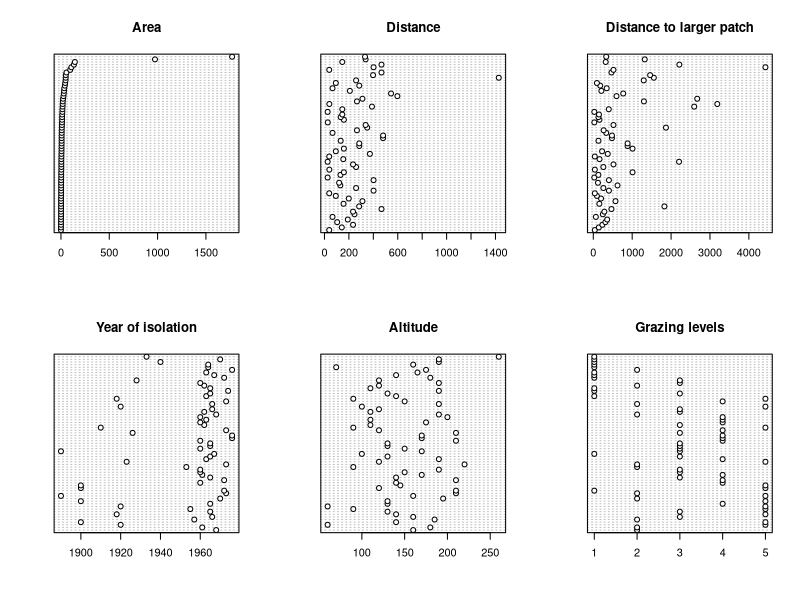
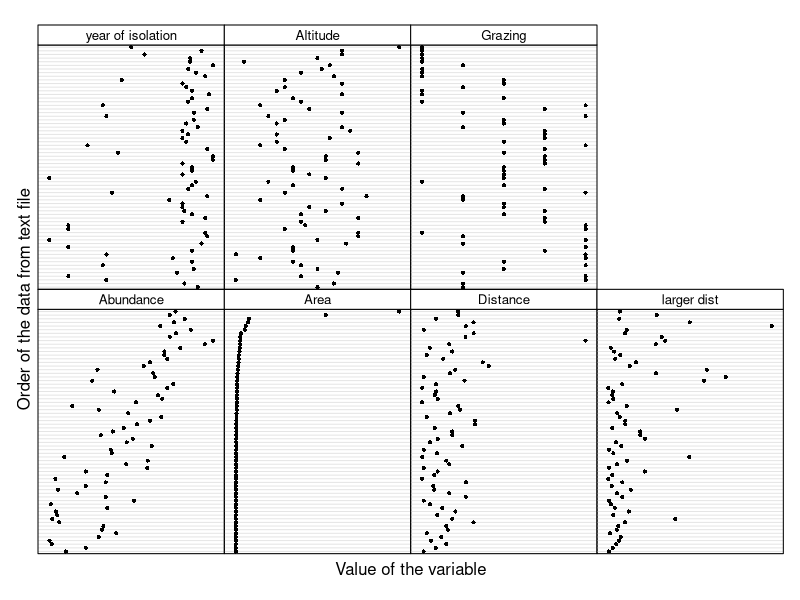
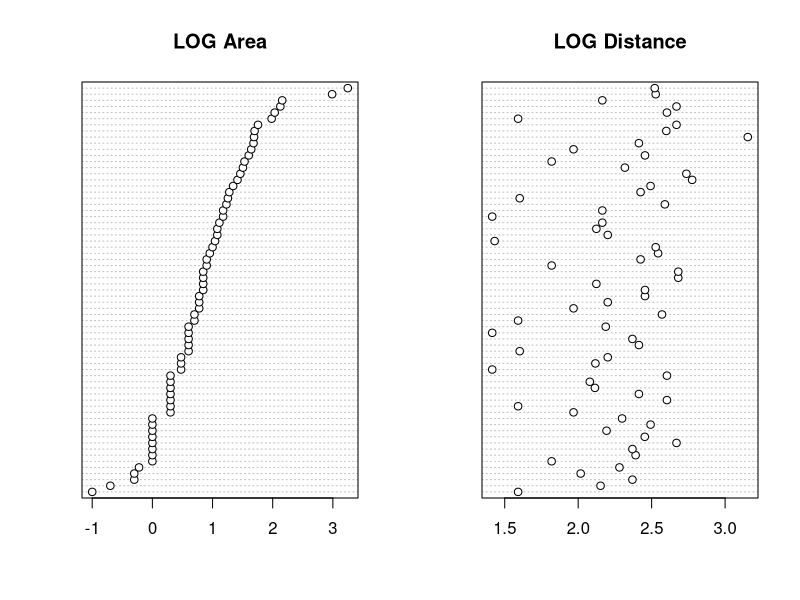
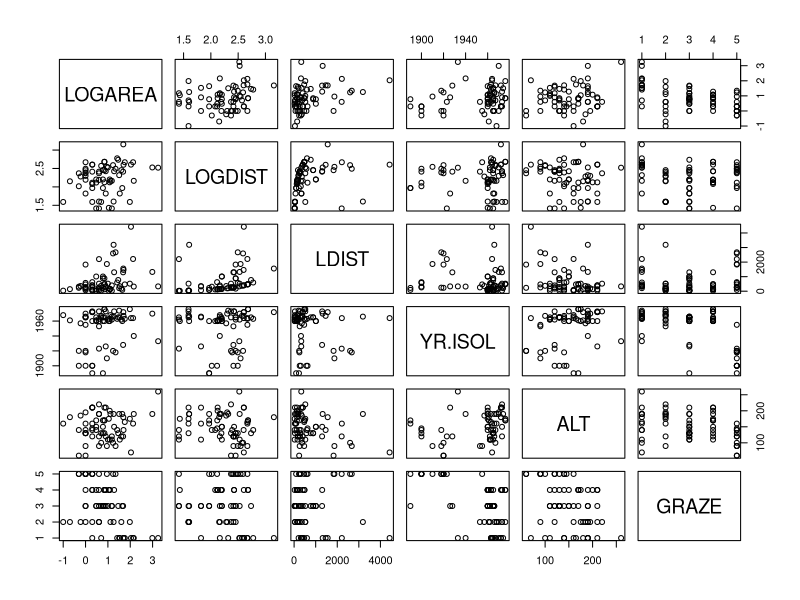
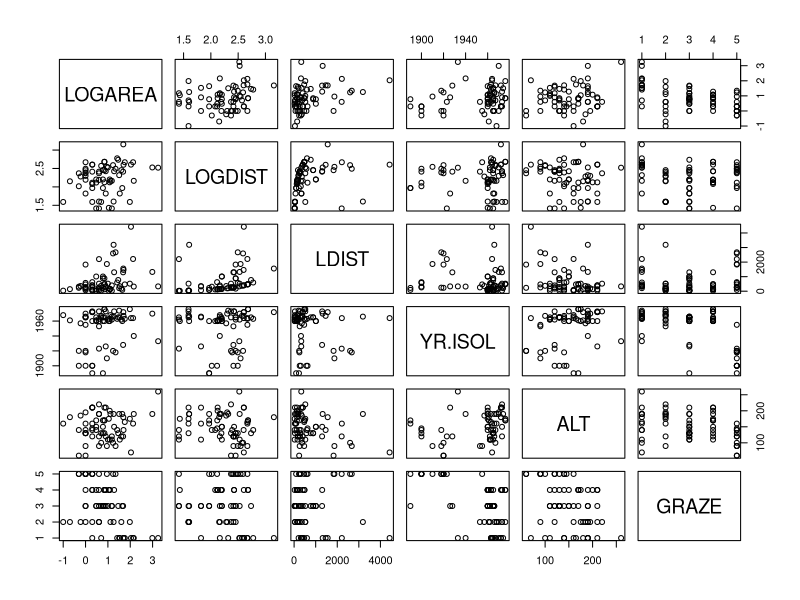
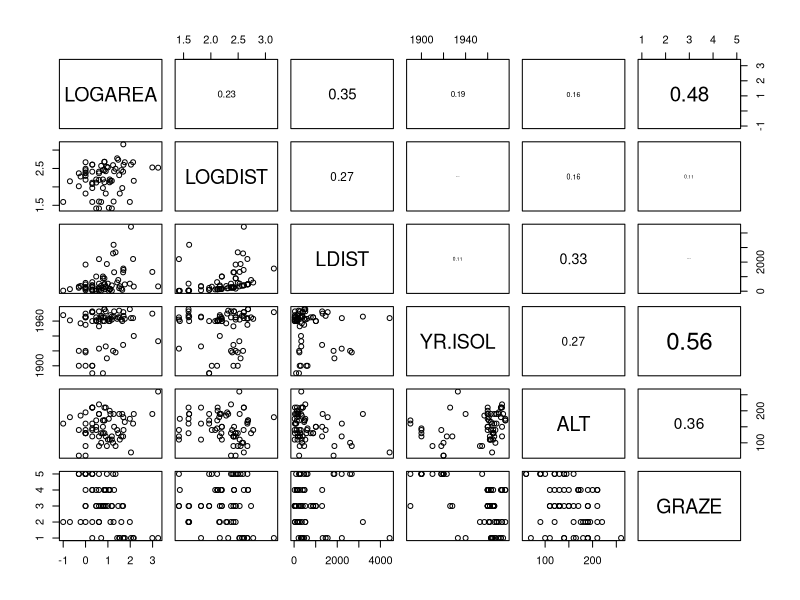
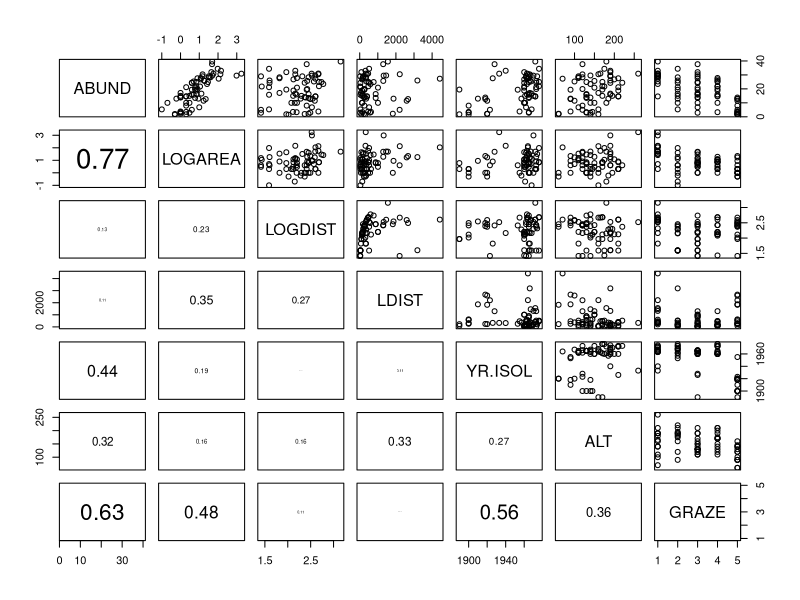
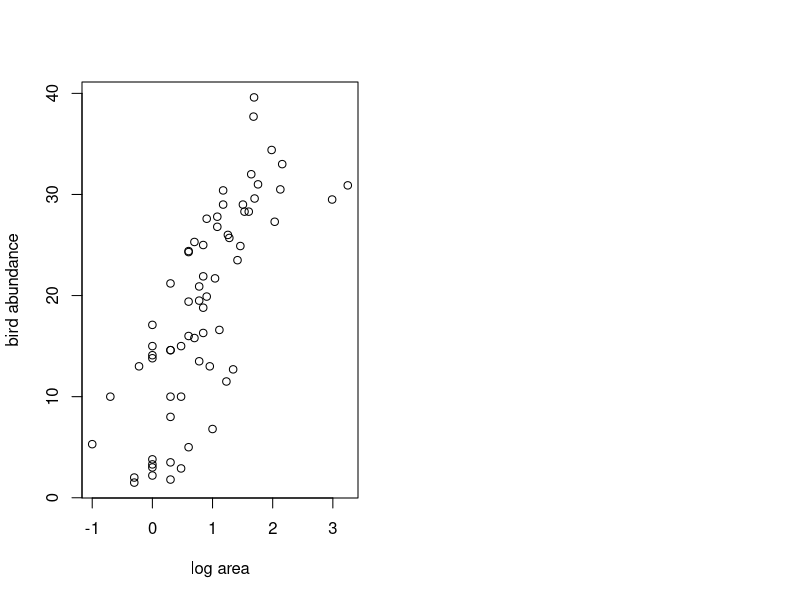

The R source for these figures, in order:
## ---- chunk 1
knitr::opts_chunk$set(echo=TRUE, message = FALSE, warning = FALSE, eval = FALSE, cache = FALSE)
SOLUTIONS <- TRUE
## ---- chunk 2
loyn <- read.table("./data/loyn.txt", header = TRUE, 
                   stringsAsFactors = TRUE)
str(loyn)

# 67 observations and 8 variables (from str())

summary(loyn)

# GRAZE is coded as numeric (i.e. 1,2,3,5)

# create a new factor variable variable FGRAZE which is a factor of GRAZE
loyn$FGRAZE <- factor(loyn$GRAZE)
## ---- chunk 3
table(loyn$FGRAZE)

# or use xtabs function
xtabs(~ FGRAZE, data = loyn)
## ---- chunk 4
# mean abundance of birds for each level of FGRAZE
tapply(loyn$ABUND, loyn$FGRAZE, mean, na.rm = TRUE)

# variance in the abundance of birds for each level of FGRAZE
tapply(loyn$ABUND, loyn$FGRAZE, var, na.rm = TRUE)

# OR use the summary function
tapply(loyn$ABUND, loyn$FGRAZE, summary, na.rm = TRUE)
## ---- chunk 5
# first split the plotting device into 2 rows
# and 3 columns
par(mfrow = c(2,3))

# now produce the plots
dotchart(loyn$AREA, main = "Area")
dotchart(loyn$DIST, main = "Distance")
dotchart(loyn$LDIST, main = "Distance to larger patch")
dotchart(loyn$YR.ISOL, main = "Year of isolation")
dotchart(loyn$ALT, main = "Altitude")
dotchart(loyn$GRAZE, main = "Grazing levels")
## ---- chunk 6
# A fancier version of a dotplot - just for fun!
Z <- cbind(loyn$ABUND, loyn$AREA, loyn$DIST,
           loyn$LDIST,loyn$YR.ISOL,loyn$ALT,
           loyn$GRAZE)

colnames(Z) <- c("Abundance", "Area","Distance",
                 "larger dist","year of isolation",
                 "Altitude", "Grazing")
                 
library(lattice)
dotplot(as.matrix(Z),
      groups=FALSE,
      strip = strip.custom(bg = 'white',
            par.strip.text = list(cex = 0.8)),
        scales = list(x = list(relation = "free"),
                      y = list(relation = "free"),
                      draw = FALSE),
        col=1, cex  =0.5, pch = 16,
        xlab = "Value of the variable",
        ylab = "Order of the data from text file")
## ---- chunk 7
# There appears to be two unusually large forest patches compared to the rest
# Also one potentially large distance in DIST
# One option would be to log10 transform AREA, DIST 
# log base 10 transform variables 

loyn$LOGAREA <- log10(loyn$AREA)
loyn$LOGDIST <- log10(loyn$DIST)

# check the dataframe
str(loyn)

# first split the plotting device into 2 rows
# and 3 columns
par(mfrow = c(1,2))

# now plot the transformed variables
dotchart(loyn$LOGAREA, main = "LOG Area")
dotchart(loyn$LOGDIST, main = "LOG Distance")
## ---- chunk 8
# Vanilla pairs plot

pairs(loyn[,c("LOGAREA", "LOGDIST", "LDIST",
               "YR.ISOL", "ALT", "GRAZE")])

# or first create a new dataframe and then use this 
# data frame with the pairs function

explan_vars <- loyn[,c("LOGAREA", "LOGDIST", "LDIST",
               "YR.ISOL", "ALT", "GRAZE")]
pairs(explan_vars)
## ---- chunk 9
# And with correlations in the upper panel

# first need to define the panel.cor function
panel.cor <- function(x, y, digits = 2, prefix = "", cex.cor, ...){
    usr <- par("usr"); on.exit(par(usr))
    par(usr = c(0, 1, 0, 1))
    r <- abs(cor(x, y))
    txt <- format(c(r, 0.123456789), digits = digits)[1]
    txt <- paste0(prefix, txt)
    if(missing(cex.cor)) cex.cor <- 0.8/strwidth(txt)
    text(0.5, 0.5, txt, cex = cex.cor * r)
}

# then use the panel.cor function when we use pairs
pairs(loyn[,c("LOGAREA","LOGDIST", "LDIST",
               "YR.ISOL","ALT","GRAZE")],
      upper.panel = panel.cor)
## ---- chunk 10
pairs(loyn[,c("ABUND","LOGAREA","LOGDIST", "LDIST",
    	"YR.ISOL","ALT","GRAZE")],
      	lower.panel = panel.cor)
## ---- chunk 11
plot(loyn$LOGAREA, loyn$ABUND, xlab = "log area", ylab = "bird abundance")
## ---- chunk 12
# Interaction between LOGAREA and FGRAZE? 
# Do the slopes look similar or different? 
coplot(ABUND ~ LOGAREA | FGRAZE, data = loyn)
## ---- chunk 13
# Fancier version of the above plot 
# with a line of best fit included just for fun
coplot(ABUND ~ LOGAREA | FGRAZE,
      data = loyn,
        panel = function(x, y, ...) {
         tmp <- lm(y ~ x, na.action = na.omit)
         abline(tmp)
         points(x, y) })
